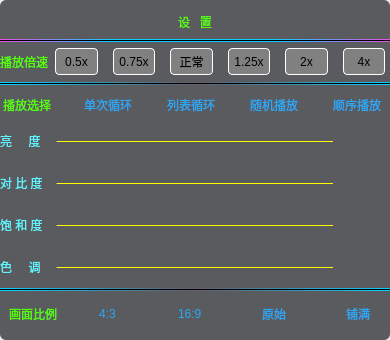
<?xml version="1.0" encoding="UTF-8"?>
<ui version="4.0">
 <class>AdjustBright</class>
 <widget class="QDialog" name="AdjustBright">
  <property name="geometry">
   <rect>
    <x>0</x>
    <y>0</y>
    <width>390</width>
    <height>340</height>
   </rect>
  </property>
  <property name="windowTitle">
   <string>Dialog</string>
  </property>
  <property name="styleSheet">
   <string notr="true"/>
  </property>
  <layout class="QVBoxLayout" name="verticalLayout_3">
   <property name="spacing">
    <number>0</number>
   </property>
   <property name="leftMargin">
    <number>0</number>
   </property>
   <property name="topMargin">
    <number>0</number>
   </property>
   <property name="rightMargin">
    <number>0</number>
   </property>
   <property name="bottomMargin">
    <number>0</number>
   </property>
   <item>
    <widget class="QFrame" name="frame_grid">
     <property name="styleSheet">
      <string notr="true">#frame_grid
{
border-radius: 6px;
border: 0px solid qlineargradient(spread:pad, x1:0, y1:0, x2:1, y2:0, stop:0 rgba(231,80,229, 255), stop:1 rgba(7,208,255, 255));;
/*background-color:qlineargradient(spread:pad,x1:0,y1:0,x2:1,y2:1,stop:0 #00295d, stop:1  #297493);*/
background-color: rgba(24, 27, 31,0.7);
}</string>
     </property>
     <layout class="QVBoxLayout" name="verticalLayout_2">
      <property name="spacing">
       <number>0</number>
      </property>
      <property name="leftMargin">
       <number>0</number>
      </property>
      <property name="topMargin">
       <number>0</number>
      </property>
      <property name="rightMargin">
       <number>0</number>
      </property>
      <property name="bottomMargin">
       <number>0</number>
      </property>
      <item>
       <layout class="QVBoxLayout" name="verticalLayout" stretch="1,1,0,1,1,1,1,1">
        <property name="spacing">
         <number>5</number>
        </property>
        <item>
         <widget class="QLabel" name="label">
          <property name="minimumSize">
           <size>
            <width>0</width>
            <height>25</height>
           </size>
          </property>
          <property name="maximumSize">
           <size>
            <width>16777215</width>
            <height>25</height>
           </size>
          </property>
          <property name="styleSheet">
           <string notr="true">QLabel
{
font:bold normal 15px &quot;微软雅黑&quot;;
color: rgb(85, 255, 0);
background-color: transparent;
}</string>
          </property>
          <property name="text">
           <string>设   置</string>
          </property>
          <property name="alignment">
           <set>Qt::AlignCenter</set>
          </property>
         </widget>
        </item>
        <item>
         <widget class="Line" name="line">
          <property name="styleSheet">
           <string notr="true">#line
{
background-color:qlineargradient(spread:pad, x1:0, y1:0, x2:1, y2:0, stop:0 rgba(231,80,229, 255), stop:0.3 rgba(7,208,255, 255),stop:0.7 rgba(7,208,255, 255),stop:1 rgba(231,80,229, 255));
}</string>
          </property>
          <property name="frameShadow">
           <enum>QFrame::Plain</enum>
          </property>
          <property name="orientation">
           <enum>Qt::Horizontal</enum>
          </property>
         </widget>
        </item>
        <item>
         <layout class="QHBoxLayout" name="horizontalLayout">
          <item>
           <widget class="QLabel" name="label_playRate">
            <property name="minimumSize">
             <size>
              <width>50</width>
              <height>30</height>
             </size>
            </property>
            <property name="maximumSize">
             <size>
              <width>50</width>
              <height>30</height>
             </size>
            </property>
            <property name="styleSheet">
             <string notr="true">QLabel
{
color: rgb(85, 255, 0);
background-color: transparent;
}</string>
            </property>
            <property name="text">
             <string>播放倍速</string>
            </property>
           </widget>
          </item>
          <item>
           <widget class="QPushButton" name="BtnRate_1">
            <property name="minimumSize">
             <size>
              <width>0</width>
              <height>20</height>
             </size>
            </property>
            <property name="maximumSize">
             <size>
              <width>45</width>
              <height>27</height>
             </size>
            </property>
            <property name="styleSheet">
             <string notr="true"> QPushButton
{
border:1px solid white;
background-color:gray;
color: rgb(0, 0, 2);
border-radius: 4px;
}
 QPushButton:hover 
{
background-color:rgb(14, 220, 0);
color: rgb(0, 0, 0);
}
 
/*checked设置为checkable为true生效*/
QPushButton:checked 
{
border:2px solid #f85a37;
background-color:rgb(14, 170, 79);
color: rgb(255, 255, 0);
}
 
 </string>
            </property>
            <property name="text">
             <string>0.5x</string>
            </property>
           </widget>
          </item>
          <item>
           <spacer name="horizontalSpacer">
            <property name="orientation">
             <enum>Qt::Horizontal</enum>
            </property>
            <property name="sizeType">
             <enum>QSizePolicy::Fixed</enum>
            </property>
            <property name="sizeHint" stdset="0">
             <size>
              <width>10</width>
              <height>20</height>
             </size>
            </property>
           </spacer>
          </item>
          <item>
           <widget class="QPushButton" name="BtnRate_5">
            <property name="minimumSize">
             <size>
              <width>0</width>
              <height>20</height>
             </size>
            </property>
            <property name="maximumSize">
             <size>
              <width>45</width>
              <height>27</height>
             </size>
            </property>
            <property name="styleSheet">
             <string notr="true"> QPushButton
{
border:1px solid white;
background-color:gray;
color: rgb(0, 0, 2);
border-radius: 4px;
}
 QPushButton:hover 
{
background-color:rgb(14, 220, 0);
color: rgb(0, 0, 0);
}
 
/*checked设置为checkable为true生效*/
QPushButton:checked 
{
border:2px solid #f85a37;
background-color:rgb(14, 170, 79);
color: rgb(255, 255, 0);
}
 
 </string>
            </property>
            <property name="text">
             <string>0.75x</string>
            </property>
           </widget>
          </item>
          <item>
           <spacer name="horizontalSpacer_2">
            <property name="orientation">
             <enum>Qt::Horizontal</enum>
            </property>
            <property name="sizeType">
             <enum>QSizePolicy::Fixed</enum>
            </property>
            <property name="sizeHint" stdset="0">
             <size>
              <width>10</width>
              <height>20</height>
             </size>
            </property>
           </spacer>
          </item>
          <item>
           <widget class="QPushButton" name="BtnRate_2">
            <property name="minimumSize">
             <size>
              <width>0</width>
              <height>20</height>
             </size>
            </property>
            <property name="maximumSize">
             <size>
              <width>45</width>
              <height>27</height>
             </size>
            </property>
            <property name="styleSheet">
             <string notr="true"> QPushButton
{
border:1px solid white;
background-color:gray;
color: rgb(0, 0, 2);
border-radius: 4px;
}
 QPushButton:hover 
{
background-color:rgb(14, 220, 0);
color: rgb(0, 0, 0);
}
 
/*checked设置为checkable为true生效*/
QPushButton:checked 
{
border:2px solid #f85a37;
background-color:rgb(14, 170, 79);
color: rgb(255, 255, 0);
}
 
 </string>
            </property>
            <property name="text">
             <string>正常</string>
            </property>
           </widget>
          </item>
          <item>
           <spacer name="horizontalSpacer_3">
            <property name="orientation">
             <enum>Qt::Horizontal</enum>
            </property>
            <property name="sizeType">
             <enum>QSizePolicy::Fixed</enum>
            </property>
            <property name="sizeHint" stdset="0">
             <size>
              <width>10</width>
              <height>20</height>
             </size>
            </property>
           </spacer>
          </item>
          <item>
           <widget class="QPushButton" name="BtnRate_3">
            <property name="minimumSize">
             <size>
              <width>0</width>
              <height>20</height>
             </size>
            </property>
            <property name="maximumSize">
             <size>
              <width>45</width>
              <height>27</height>
             </size>
            </property>
            <property name="styleSheet">
             <string notr="true"> QPushButton
{
border:1px solid white;
background-color:gray;
color: rgb(0, 0, 2);
border-radius: 4px;
}
 QPushButton:hover 
{
background-color:rgb(14, 220, 0);
color: rgb(0, 0, 0);
}
 
/*checked设置为checkable为true生效*/
QPushButton:checked 
{
border:2px solid #f85a37;
background-color:rgb(14, 170, 79);
color: rgb(255, 255, 0);
}
 
 </string>
            </property>
            <property name="text">
             <string>1.25x</string>
            </property>
           </widget>
          </item>
          <item>
           <spacer name="horizontalSpacer_4">
            <property name="orientation">
             <enum>Qt::Horizontal</enum>
            </property>
            <property name="sizeType">
             <enum>QSizePolicy::Fixed</enum>
            </property>
            <property name="sizeHint" stdset="0">
             <size>
              <width>10</width>
              <height>20</height>
             </size>
            </property>
           </spacer>
          </item>
          <item>
           <widget class="QPushButton" name="BtnRate_4">
            <property name="minimumSize">
             <size>
              <width>0</width>
              <height>20</height>
             </size>
            </property>
            <property name="maximumSize">
             <size>
              <width>45</width>
              <height>27</height>
             </size>
            </property>
            <property name="styleSheet">
             <string notr="true"> QPushButton
{
border:1px solid white;
background-color:gray;
color: rgb(0, 0, 2);
border-radius: 4px;
}
 QPushButton:hover 
{
background-color:rgb(14, 220, 0);
color: rgb(0, 0, 0);
}
 
/*checked设置为checkable为true生效*/
QPushButton:checked 
{
border:2px solid #f85a37;
background-color:rgb(14, 170, 79);
color: rgb(255, 255, 0);
}
 
 </string>
            </property>
            <property name="text">
             <string>2x</string>
            </property>
           </widget>
          </item>
          <item>
           <spacer name="horizontalSpacer_9">
            <property name="orientation">
             <enum>Qt::Horizontal</enum>
            </property>
            <property name="sizeType">
             <enum>QSizePolicy::Fixed</enum>
            </property>
            <property name="sizeHint" stdset="0">
             <size>
              <width>10</width>
              <height>20</height>
             </size>
            </property>
           </spacer>
          </item>
          <item>
           <widget class="QPushButton" name="BtnRate_6">
            <property name="minimumSize">
             <size>
              <width>0</width>
              <height>20</height>
             </size>
            </property>
            <property name="maximumSize">
             <size>
              <width>45</width>
              <height>27</height>
             </size>
            </property>
            <property name="styleSheet">
             <string notr="true"> QPushButton
{
border:1px solid white;
background-color:gray;
color: rgb(0, 0, 2);
border-radius: 4px;
}
 QPushButton:hover 
{
background-color:rgb(14, 220, 0);
color: rgb(0, 0, 0);
}
 
/*checked设置为checkable为true生效*/
QPushButton:checked 
{
border:2px solid #f85a37;
background-color:rgb(14, 170, 79);
color: rgb(255, 255, 0);
}
 
 </string>
            </property>
            <property name="text">
             <string>4x</string>
            </property>
           </widget>
          </item>
          <item>
           <spacer name="horizontalSpacer_8">
            <property name="orientation">
             <enum>Qt::Horizontal</enum>
            </property>
            <property name="sizeType">
             <enum>QSizePolicy::Fixed</enum>
            </property>
            <property name="sizeHint" stdset="0">
             <size>
              <width>5</width>
              <height>20</height>
             </size>
            </property>
           </spacer>
          </item>
         </layout>
        </item>
        <item>
         <widget class="Line" name="line_3">
          <property name="styleSheet">
           <string notr="true">#line_3
{
background-color:qlineargradient(spread:pad, x1:0, y1:0, x2:1, y2:0, stop:0 rgba(7,208,255, 255), stop:0.5 rgba(231,80,229, 25),stop:1 rgba(7,208,255, 255));
}</string>
          </property>
          <property name="frameShadow">
           <enum>QFrame::Plain</enum>
          </property>
          <property name="orientation">
           <enum>Qt::Horizontal</enum>
          </property>
         </widget>
        </item>
        <item>
         <layout class="QHBoxLayout" name="horizontalLayout_2">
          <property name="spacing">
           <number>10</number>
          </property>
          <item>
           <widget class="QLabel" name="label_playSelect">
            <property name="minimumSize">
             <size>
              <width>48</width>
              <height>30</height>
             </size>
            </property>
            <property name="maximumSize">
             <size>
              <width>48</width>
              <height>30</height>
             </size>
            </property>
            <property name="styleSheet">
             <string notr="true">QLabel
{
color: rgb(85, 255, 0);
background-color: transparent;
}</string>
            </property>
            <property name="text">
             <string>播放选择</string>
            </property>
           </widget>
          </item>
          <item>
           <widget class="QRadioButton" name="radioButton_dcxh">
            <property name="minimumSize">
             <size>
              <width>70</width>
              <height>30</height>
             </size>
            </property>
            <property name="maximumSize">
             <size>
              <width>70</width>
              <height>30</height>
             </size>
            </property>
            <property name="styleSheet">
             <string notr="true">QRadioButton
{
color: rgb(42, 167, 247);
margin-left:0px;
background-color: transparent;
}


/*未选中的样式*/
QRadioButton::indicator:unchecked
{
width:16px;
height:16px;
border-image: url(:/images/icon/radio_normal.png);
}

QRadioButton::indicator:unchecked:hover
{
width:16px;
height:16px;
border-image: url(:/images/icon/radio_hover.png);
}

/*选中时的样式*/
QRadioButton::indicator:checked
{
width:16px;
height:16px;
border-image: url(:/images/icon/radio_selected.png);
}

</string>
            </property>
            <property name="text">
             <string>单次循环</string>
            </property>
           </widget>
          </item>
          <item>
           <widget class="QRadioButton" name="radioButton_lbxh">
            <property name="minimumSize">
             <size>
              <width>70</width>
              <height>30</height>
             </size>
            </property>
            <property name="maximumSize">
             <size>
              <width>70</width>
              <height>30</height>
             </size>
            </property>
            <property name="styleSheet">
             <string notr="true">QRadioButton
{
color: rgb(42, 167, 247);
background-color: transparent;
}

/*未选中的样式*/
QRadioButton::indicator:unchecked
{
width:16px;
height:16px;
border-image: url(:/images/icon/radio_normal.png);
}

QRadioButton::indicator:unchecked:hover
{
width:16px;
height:16px;
border-image: url(:/images/icon/radio_hover.png);
}

/*选中时的样式*/
QRadioButton::indicator:checked
{
width:16px;
height:16px;
border-image: url(:/images/icon/radio_selected.png);
}

</string>
            </property>
            <property name="text">
             <string>列表循环</string>
            </property>
           </widget>
          </item>
          <item>
           <widget class="QRadioButton" name="radioButton_sjbf">
            <property name="minimumSize">
             <size>
              <width>70</width>
              <height>30</height>
             </size>
            </property>
            <property name="maximumSize">
             <size>
              <width>70</width>
              <height>30</height>
             </size>
            </property>
            <property name="styleSheet">
             <string notr="true">QRadioButton
{
color: rgb(42, 167, 247);
background-color: transparent;
}

/*未选中的样式*/
QRadioButton::indicator:unchecked
{
width:16px;
height:16px;
border-image: url(:/images/icon/radio_normal.png);
}

QRadioButton::indicator:unchecked:hover
{
width:16px;
height:16px;
border-image: url(:/images/icon/radio_hover.png);
}

/*选中时的样式*/
QRadioButton::indicator:checked
{
width:16px;
height:16px;
border-image: url(:/images/icon/radio_selected.png);
}

</string>
            </property>
            <property name="text">
             <string>随机播放</string>
            </property>
           </widget>
          </item>
          <item>
           <widget class="QRadioButton" name="radioButton_sxbf">
            <property name="minimumSize">
             <size>
              <width>70</width>
              <height>30</height>
             </size>
            </property>
            <property name="maximumSize">
             <size>
              <width>70</width>
              <height>30</height>
             </size>
            </property>
            <property name="styleSheet">
             <string notr="true">QRadioButton
{
color: rgb(42, 167, 247);
background-color: transparent;
}


/*未选中的样式*/
QRadioButton::indicator:unchecked
{
width:16px;
height:16px;
border-image: url(:/images/icon/radio_normal.png);
}

QRadioButton::indicator:unchecked:hover
{
width:16px;
height:16px;
border-image: url(:/images/icon/radio_hover.png);
}

/*选中时的样式*/
QRadioButton::indicator:checked
{
width:16px;
height:16px;
border-image: url(:/images/icon/radio_selected.png);
}</string>
            </property>
            <property name="text">
             <string>顺序播放</string>
            </property>
           </widget>
          </item>
         </layout>
        </item>
        <item>
         <layout class="QGridLayout" name="gridLayout">
          <property name="topMargin">
           <number>5</number>
          </property>
          <property name="bottomMargin">
           <number>5</number>
          </property>
          <property name="horizontalSpacing">
           <number>0</number>
          </property>
          <property name="verticalSpacing">
           <number>20</number>
          </property>
          <item row="0" column="0">
           <widget class="QLabel" name="label_ld">
            <property name="minimumSize">
             <size>
              <width>0</width>
              <height>22</height>
             </size>
            </property>
            <property name="maximumSize">
             <size>
              <width>16777215</width>
              <height>22</height>
             </size>
            </property>
            <property name="styleSheet">
             <string notr="true">QLabel
{
color: #61f6ff;
font: 400 13px &quot;微软雅黑&quot;;
background-color: transparent;
}</string>
            </property>
            <property name="text">
             <string>亮     度</string>
            </property>
           </widget>
          </item>
          <item row="2" column="1">
           <widget class="QSlider" name="horizontalSlider_baohedu">
            <property name="minimumSize">
             <size>
              <width>0</width>
              <height>20</height>
             </size>
            </property>
            <property name="maximumSize">
             <size>
              <width>16777215</width>
              <height>20</height>
             </size>
            </property>
            <property name="styleSheet">
             <string notr="true">QSlider:horizontal
{
margin: 0px 11px 0px 13px;
}

/*整个进度条*/
QSlider::groove:horizontal 
{
background-color: rgba(255,255,255,0.1);
height: 1px;
border-radius:1px;
}


/*整个进度条-hover*/
QSlider::groove:horizontal:hover
{
background: qradialgradient(spread:pad, cx:0.5, cy:0.5, radius:0.5, fx:0.5, fy:0.5, 
stop:0.6 #45ADED, stop:0.778409 rgba(255, 255, 255, 255));
height: 2px;
border-radius:1px;
}

/*J拖动按钮*/
QSlider::handle:horizontal 
{
background-color:qlineargradient(spread:pad,x1:0,y1:0,x2:1,y2:0,stop:0 rgba(0, 205, 76,1.0), stop:1  rgba(24, 247, 51,1.0));
height:14px;
width:14px;
margin-top: -7px;
margin-bottom: -7px;
margin-left: -3px;
margin-right: -3px;
border-radius:7px;
border-image: url(:/images/icon/player_slider_normal.png);
background-color: transparent;
}

/*J拖动按钮-hover,只跟groove的hover时高度影响*/
QSlider::handle:horizontal:hover 
{
height:14px;
width:14px;
margin-top: -7px;
margin-bottom: -7px;
margin-left: -3px;
margin-right: -3px;
border-radius:7px;
border-image: url(:/images/icon/player_slider_hover.png);
background-color: transparent;
}

/*未划过的区域，右边界线*/
QSlider::add-page:horizontal,QSlider::add-line:horizontal
{
border-radius:2px;
background-color:yellow;
}

/*已划过的区域，左边界线*/
QSlider::sub-page:horizontal,QSlider::sub-line:horizontal
{
border-radius:2px;
background-color:qlineargradient(spread:pad, x1:0, y1:0, x2:1, y2:0, stop:0 rgba(231,80,229, 255), stop:1 rgba(7,208,255, 255));
}
</string>
            </property>
            <property name="orientation">
             <enum>Qt::Horizontal</enum>
            </property>
           </widget>
          </item>
          <item row="2" column="2">
           <widget class="QLabel" name="label_baohedu">
            <property name="minimumSize">
             <size>
              <width>46</width>
              <height>20</height>
             </size>
            </property>
            <property name="maximumSize">
             <size>
              <width>46</width>
              <height>20</height>
             </size>
            </property>
            <property name="styleSheet">
             <string notr="true">QLabel
{
color: #f85a37;
background-color: transparent;
margin-left:10px;
}</string>
            </property>
            <property name="text">
             <string/>
            </property>
            <property name="alignment">
             <set>Qt::AlignCenter</set>
            </property>
           </widget>
          </item>
          <item row="1" column="0">
           <widget class="QLabel" name="label_dbd">
            <property name="minimumSize">
             <size>
              <width>0</width>
              <height>22</height>
             </size>
            </property>
            <property name="maximumSize">
             <size>
              <width>16777215</width>
              <height>22</height>
             </size>
            </property>
            <property name="styleSheet">
             <string notr="true">QLabel
{
color: #61f6ff;
font: 400 13px &quot;微软雅黑&quot;;
background-color: transparent;
}</string>
            </property>
            <property name="text">
             <string>对 比 度</string>
            </property>
           </widget>
          </item>
          <item row="3" column="2">
           <widget class="QLabel" name="label_sediao">
            <property name="minimumSize">
             <size>
              <width>46</width>
              <height>20</height>
             </size>
            </property>
            <property name="maximumSize">
             <size>
              <width>46</width>
              <height>20</height>
             </size>
            </property>
            <property name="styleSheet">
             <string notr="true">QLabel
{
color: #f85a37;
background-color: transparent;
margin-left:10px;
}</string>
            </property>
            <property name="text">
             <string/>
            </property>
            <property name="alignment">
             <set>Qt::AlignCenter</set>
            </property>
           </widget>
          </item>
          <item row="1" column="1">
           <widget class="QSlider" name="horizontalSlider_duibidu">
            <property name="minimumSize">
             <size>
              <width>0</width>
              <height>20</height>
             </size>
            </property>
            <property name="maximumSize">
             <size>
              <width>16777215</width>
              <height>20</height>
             </size>
            </property>
            <property name="styleSheet">
             <string notr="true">QSlider:horizontal
{
margin: 0px 11px 0px 13px;
}

/*整个进度条*/
QSlider::groove:horizontal 
{
background-color: rgba(255,255,255,0.1);
height: 1px;
border-radius:1px;
}


/*整个进度条-hover*/
QSlider::groove:horizontal:hover
{
background: qradialgradient(spread:pad, cx:0.5, cy:0.5, radius:0.5, fx:0.5, fy:0.5, 
stop:0.6 #45ADED, stop:0.778409 rgba(255, 255, 255, 255));
height: 2px;
border-radius:1px;
}

/*J拖动按钮*/
QSlider::handle:horizontal 
{
background-color:qlineargradient(spread:pad,x1:0,y1:0,x2:1,y2:0,stop:0 rgba(0, 205, 76,1.0), stop:1  rgba(24, 247, 51,1.0));
height:14px;
width:14px;
margin-top: -7px;
margin-bottom: -7px;
margin-left: -3px;
margin-right: -3px;
border-radius:7px;
border-image: url(:/images/icon/player_slider_normal.png);
background-color: transparent;
}

/*J拖动按钮-hover,只跟groove的hover时高度影响*/
QSlider::handle:horizontal:hover 
{
height:14px;
width:14px;
margin-top: -7px;
margin-bottom: -7px;
margin-left: -3px;
margin-right: -3px;
border-radius:7px;
border-image: url(:/images/icon/player_slider_hover.png);
background-color: transparent;
}

/*未划过的区域，右边界线*/
QSlider::add-page:horizontal,QSlider::add-line:horizontal
{
border-radius:2px;
background-color:yellow;
}

/*已划过的区域，左边界线*/
QSlider::sub-page:horizontal,QSlider::sub-line:horizontal
{
border-radius:2px;
background-color:qlineargradient(spread:pad, x1:0, y1:0, x2:1, y2:0, stop:0 rgba(231,80,229, 255), stop:1 rgba(7,208,255, 255));
}
</string>
            </property>
            <property name="orientation">
             <enum>Qt::Horizontal</enum>
            </property>
           </widget>
          </item>
          <item row="3" column="1">
           <widget class="QSlider" name="horizontalSlider_sediao">
            <property name="minimumSize">
             <size>
              <width>0</width>
              <height>20</height>
             </size>
            </property>
            <property name="maximumSize">
             <size>
              <width>16777215</width>
              <height>20</height>
             </size>
            </property>
            <property name="styleSheet">
             <string notr="true">QSlider:horizontal
{
margin: 0px 11px 0px 13px;
}

/*整个进度条*/
QSlider::groove:horizontal 
{
background-color: rgba(255,255,255,0.1);
height: 1px;
border-radius:1px;
}


/*整个进度条-hover*/
QSlider::groove:horizontal:hover
{
background: qradialgradient(spread:pad, cx:0.5, cy:0.5, radius:0.5, fx:0.5, fy:0.5, 
stop:0.6 #45ADED, stop:0.778409 rgba(255, 255, 255, 255));
height: 2px;
border-radius:1px;
}

/*J拖动按钮*/
QSlider::handle:horizontal 
{
background-color:qlineargradient(spread:pad,x1:0,y1:0,x2:1,y2:0,stop:0 rgba(0, 205, 76,1.0), stop:1  rgba(24, 247, 51,1.0));
height:14px;
width:14px;
margin-top: -7px;
margin-bottom: -7px;
margin-left: -3px;
margin-right: -3px;
border-radius:7px;
border-image: url(:/images/icon/player_slider_normal.png);
background-color: transparent;
}

/*J拖动按钮-hover,只跟groove的hover时高度影响*/
QSlider::handle:horizontal:hover 
{
height:14px;
width:14px;
margin-top: -7px;
margin-bottom: -7px;
margin-left: -3px;
margin-right: -3px;
border-radius:7px;
border-image: url(:/images/icon/player_slider_hover.png);
background-color: transparent;
}

/*未划过的区域，右边界线*/
QSlider::add-page:horizontal,QSlider::add-line:horizontal
{
border-radius:2px;
background-color:yellow;
}

/*已划过的区域，左边界线*/
QSlider::sub-page:horizontal,QSlider::sub-line:horizontal
{
border-radius:2px;
background-color:qlineargradient(spread:pad, x1:0, y1:0, x2:1, y2:0, stop:0 rgba(231,80,229, 255), stop:1 rgba(7,208,255, 255));
}
</string>
            </property>
            <property name="orientation">
             <enum>Qt::Horizontal</enum>
            </property>
           </widget>
          </item>
          <item row="3" column="0">
           <widget class="QLabel" name="label_sd">
            <property name="minimumSize">
             <size>
              <width>0</width>
              <height>22</height>
             </size>
            </property>
            <property name="maximumSize">
             <size>
              <width>16777215</width>
              <height>22</height>
             </size>
            </property>
            <property name="styleSheet">
             <string notr="true">QLabel
{
color: #61f6ff;
font: 400 13px &quot;微软雅黑&quot;;
background-color: transparent;
}</string>
            </property>
            <property name="text">
             <string>色     调</string>
            </property>
           </widget>
          </item>
          <item row="1" column="2">
           <widget class="QLabel" name="label_duibidu">
            <property name="minimumSize">
             <size>
              <width>46</width>
              <height>20</height>
             </size>
            </property>
            <property name="maximumSize">
             <size>
              <width>46</width>
              <height>20</height>
             </size>
            </property>
            <property name="styleSheet">
             <string notr="true">QLabel
{
color: #f85a37;
background-color: transparent;
margin-left:10px;
}</string>
            </property>
            <property name="text">
             <string/>
            </property>
            <property name="alignment">
             <set>Qt::AlignCenter</set>
            </property>
           </widget>
          </item>
          <item row="0" column="2">
           <widget class="QLabel" name="label_liangdu">
            <property name="minimumSize">
             <size>
              <width>46</width>
              <height>20</height>
             </size>
            </property>
            <property name="maximumSize">
             <size>
              <width>46</width>
              <height>20</height>
             </size>
            </property>
            <property name="styleSheet">
             <string notr="true">QLabel
{
color: #f85a37;
background-color: transparent;
margin-left:10px;
}</string>
            </property>
            <property name="text">
             <string/>
            </property>
            <property name="alignment">
             <set>Qt::AlignCenter</set>
            </property>
           </widget>
          </item>
          <item row="2" column="0">
           <widget class="QLabel" name="label_bhd">
            <property name="minimumSize">
             <size>
              <width>0</width>
              <height>22</height>
             </size>
            </property>
            <property name="maximumSize">
             <size>
              <width>16777215</width>
              <height>22</height>
             </size>
            </property>
            <property name="styleSheet">
             <string notr="true">QLabel
{
color: #61f6ff;
font: 400 13px &quot;微软雅黑&quot;;
background-color: transparent;
}</string>
            </property>
            <property name="text">
             <string>饱 和 度</string>
            </property>
           </widget>
          </item>
          <item row="0" column="1">
           <widget class="QSlider" name="horizontalSlider_liangdu">
            <property name="minimumSize">
             <size>
              <width>0</width>
              <height>20</height>
             </size>
            </property>
            <property name="maximumSize">
             <size>
              <width>16777215</width>
              <height>20</height>
             </size>
            </property>
            <property name="styleSheet">
             <string notr="true">QSlider:horizontal
{
margin: 0px 11px 0px 13px;
}

/*整个进度条*/
QSlider::groove:horizontal 
{
background-color: rgba(255,255,255,0.1);
height: 1px;
border-radius:1px;
}


/*整个进度条-hover*/
QSlider::groove:horizontal:hover
{
background: qradialgradient(spread:pad, cx:0.5, cy:0.5, radius:0.5, fx:0.5, fy:0.5, 
stop:0.6 #45ADED, stop:0.778409 rgba(255, 255, 255, 255));
height: 2px;
border-radius:1px;
}

/*J拖动按钮*/
QSlider::handle:horizontal 
{
background-color:qlineargradient(spread:pad,x1:0,y1:0,x2:1,y2:0,stop:0 rgba(0, 205, 76,1.0), stop:1  rgba(24, 247, 51,1.0));
height:14px;
width:14px;
margin-top: -7px;
margin-bottom: -7px;
margin-left: -3px;
margin-right: -3px;
border-radius:7px;
border-image: url(:/images/icon/player_slider_normal.png);
background-color: transparent;
}

/*J拖动按钮-hover,只跟groove的hover时高度影响*/
QSlider::handle:horizontal:hover 
{
height:14px;
width:14px;
margin-top: -7px;
margin-bottom: -7px;
margin-left: -3px;
margin-right: -3px;
border-radius:7px;
border-image: url(:/images/icon/player_slider_hover.png);
background-color: transparent;
}

/*未划过的区域，右边界线*/
QSlider::add-page:horizontal,QSlider::add-line:horizontal
{
border-radius:2px;
background-color:yellow;
}

/*已划过的区域，左边界线*/
QSlider::sub-page:horizontal,QSlider::sub-line:horizontal
{
border-radius:2px;
background-color:qlineargradient(spread:pad, x1:0, y1:0, x2:1, y2:0, stop:0 rgba(231,80,229, 255), stop:1 rgba(7,208,255, 255));
}
</string>
            </property>
            <property name="orientation">
             <enum>Qt::Horizontal</enum>
            </property>
           </widget>
          </item>
         </layout>
        </item>
        <item>
         <widget class="Line" name="line_2">
          <property name="styleSheet">
           <string notr="true">#line_2
{
background-color:qlineargradient(spread:pad, x1:0, y1:0, x2:1, y2:0, stop:0 rgba(7,208,255, 255), stop:0.5 rgba(231,80,229, 25),stop:1 rgba(7,208,255, 255));
}</string>
          </property>
          <property name="frameShadow">
           <enum>QFrame::Plain</enum>
          </property>
          <property name="orientation">
           <enum>Qt::Horizontal</enum>
          </property>
         </widget>
        </item>
        <item>
         <layout class="QHBoxLayout" name="horizontalLayout_3">
          <item>
           <widget class="QLabel" name="label_hmbl">
            <property name="minimumSize">
             <size>
              <width>50</width>
              <height>35</height>
             </size>
            </property>
            <property name="maximumSize">
             <size>
              <width>50</width>
              <height>35</height>
             </size>
            </property>
            <property name="styleSheet">
             <string notr="true">QLabel
{
color: rgb(85, 255, 0);
background-color: transparent;
}</string>
            </property>
            <property name="text">
             <string>画面比例</string>
            </property>
           </widget>
          </item>
          <item>
           <widget class="QCheckBox" name="checkBox_1">
            <property name="minimumSize">
             <size>
              <width>55</width>
              <height>35</height>
             </size>
            </property>
            <property name="maximumSize">
             <size>
              <width>55</width>
              <height>35</height>
             </size>
            </property>
            <property name="styleSheet">
             <string notr="true">QCheckBox
{
/*font:11pt &quot;微软雅黑&quot;;*/
color: rgb(42, 167, 247);
margin-left:5px;
background-color: transparent;
}

/*	
QCheckBox:hover
{
color: rgb(85, 255, 0);
}
*/

QCheckBox::indicator 
{
width: 15px;
height: 15px;
}

/*未选中的样式*/
QCheckBox::indicator:unchecked
{
image: url(:/images/icon/ratio_checked_hover.png);
}

QCheckBox::indicator:unchecked:hover
{

}

/*选中时的样式*/
QCheckBox::indicator:checked
{
image: url(:/images/icon/ratio_checked.png);
}
</string>
            </property>
            <property name="text">
             <string>4:3</string>
            </property>
           </widget>
          </item>
          <item>
           <spacer name="horizontalSpacer_5">
            <property name="orientation">
             <enum>Qt::Horizontal</enum>
            </property>
            <property name="sizeType">
             <enum>QSizePolicy::Minimum</enum>
            </property>
            <property name="sizeHint" stdset="0">
             <size>
              <width>15</width>
              <height>20</height>
             </size>
            </property>
           </spacer>
          </item>
          <item>
           <widget class="QCheckBox" name="checkBox_2">
            <property name="minimumSize">
             <size>
              <width>55</width>
              <height>35</height>
             </size>
            </property>
            <property name="maximumSize">
             <size>
              <width>55</width>
              <height>35</height>
             </size>
            </property>
            <property name="styleSheet">
             <string notr="true">QCheckBox::indicator 
{
width: 15px;
height: 15px;
}

QCheckBox
{
/*font:11pt &quot;微软雅黑&quot;;
color: rgb(0, 0, 0);*/
color: rgb(42, 167, 247);
background-color: transparent;
}

/*	
QCheckBox:hover
{
color: rgb(85, 255, 0);
}
*/

/*未选中的样式*/
QCheckBox::indicator:unchecked
{
image: url(:/images/icon/ratio_checked_hover.png);
}

QCheckBox::indicator:unchecked:hover
{

}

/*选中时的样式*/
QCheckBox::indicator:checked
{
image: url(:/images/icon/ratio_checked.png);
}
</string>
            </property>
            <property name="text">
             <string>16:9</string>
            </property>
           </widget>
          </item>
          <item>
           <spacer name="horizontalSpacer_6">
            <property name="orientation">
             <enum>Qt::Horizontal</enum>
            </property>
            <property name="sizeType">
             <enum>QSizePolicy::Minimum</enum>
            </property>
            <property name="sizeHint" stdset="0">
             <size>
              <width>15</width>
              <height>20</height>
             </size>
            </property>
           </spacer>
          </item>
          <item>
           <widget class="QCheckBox" name="checkBox_3">
            <property name="minimumSize">
             <size>
              <width>55</width>
              <height>35</height>
             </size>
            </property>
            <property name="maximumSize">
             <size>
              <width>55</width>
              <height>35</height>
             </size>
            </property>
            <property name="styleSheet">
             <string notr="true">QCheckBox::indicator 
{
width: 15px;
height: 15px;
}

QCheckBox
{
/*font:11pt &quot;微软雅黑&quot;;
color: rgb(0, 0, 0);*/
color: rgb(42, 167, 247);
background-color: transparent;
}

/*	
QCheckBox:hover
{
color: rgb(85, 255, 0);
}
*/

/*未选中的样式*/
QCheckBox::indicator:unchecked
{
image: url(:/images/icon/ratio_checked_hover.png);
}

QCheckBox::indicator:unchecked:hover
{

}

/*选中时的样式*/
QCheckBox::indicator:checked
{
image: url(:/images/icon/ratio_checked.png);
}
</string>
            </property>
            <property name="text">
             <string>原始</string>
            </property>
           </widget>
          </item>
          <item>
           <spacer name="horizontalSpacer_7">
            <property name="orientation">
             <enum>Qt::Horizontal</enum>
            </property>
            <property name="sizeType">
             <enum>QSizePolicy::Minimum</enum>
            </property>
            <property name="sizeHint" stdset="0">
             <size>
              <width>15</width>
              <height>20</height>
             </size>
            </property>
           </spacer>
          </item>
          <item>
           <widget class="QCheckBox" name="checkBox_4">
            <property name="minimumSize">
             <size>
              <width>55</width>
              <height>35</height>
             </size>
            </property>
            <property name="maximumSize">
             <size>
              <width>55</width>
              <height>35</height>
             </size>
            </property>
            <property name="styleSheet">
             <string notr="true">QCheckBox::indicator 
{
width: 15px;
height: 15px;
}

QCheckBox
{
/*font:11pt &quot;微软雅黑&quot;;
color: rgb(0, 0, 0);*/
color: rgb(42, 167, 247);
background-color: transparent;
}

/*	
QCheckBox:hover
{
color: rgb(85, 255, 0);
}
*/

/*未选中的样式*/
QCheckBox::indicator:unchecked
{
image: url(:/images/icon/ratio_checked_hover.png);
}

QCheckBox::indicator:unchecked:hover
{

}

/*选中时的样式*/
QCheckBox::indicator:checked
{
image: url(:/images/icon/ratio_checked.png);
}
</string>
            </property>
            <property name="text">
             <string>铺满</string>
            </property>
           </widget>
          </item>
         </layout>
        </item>
       </layout>
      </item>
     </layout>
    </widget>
   </item>
  </layout>
 </widget>
 <resources/>
 <connections/>
</ui>
